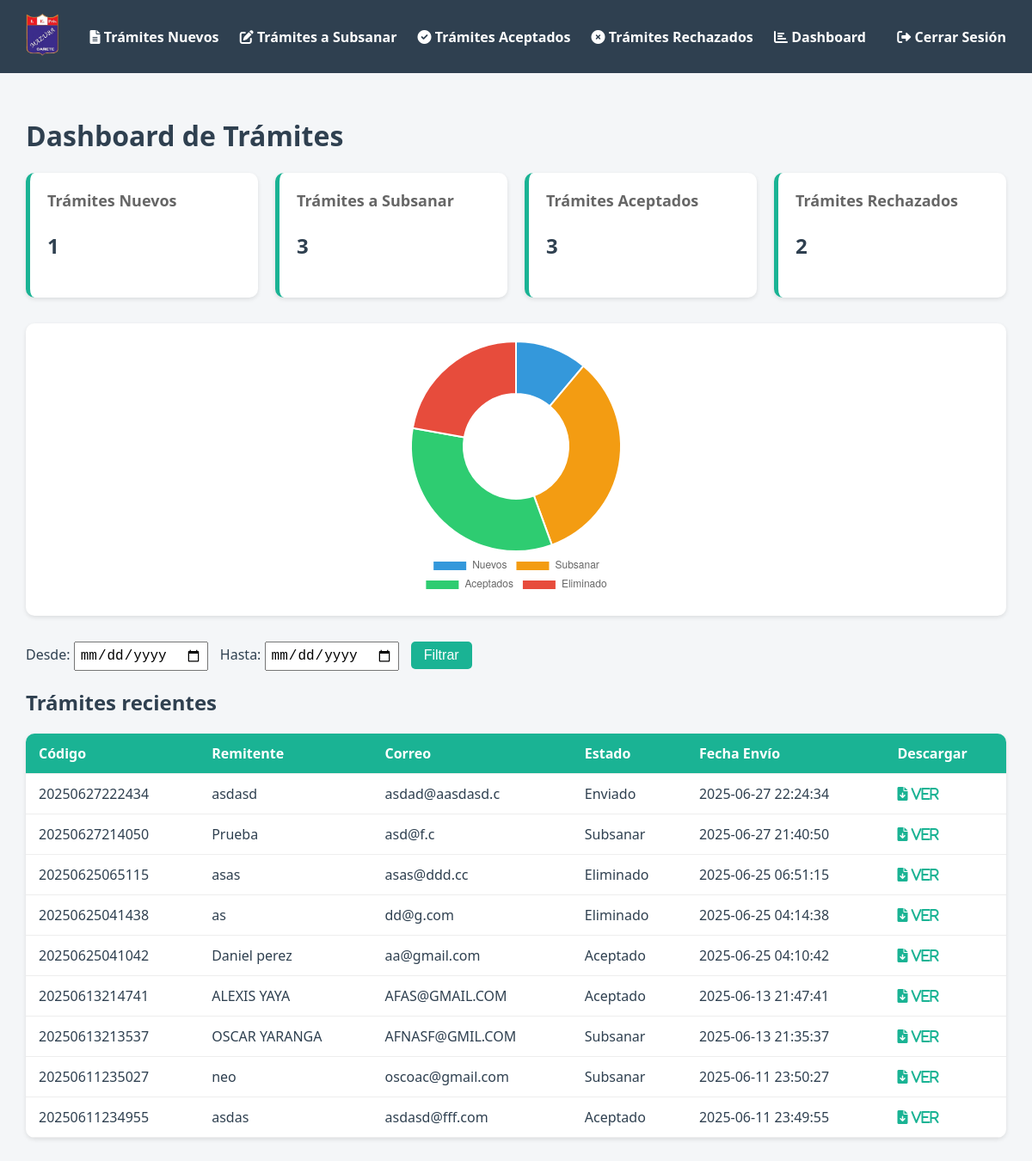
The page /SISTRAMITESNUEVO/view/Admin/dashboardAdmin.php (signed in) on the database as committed earlier.
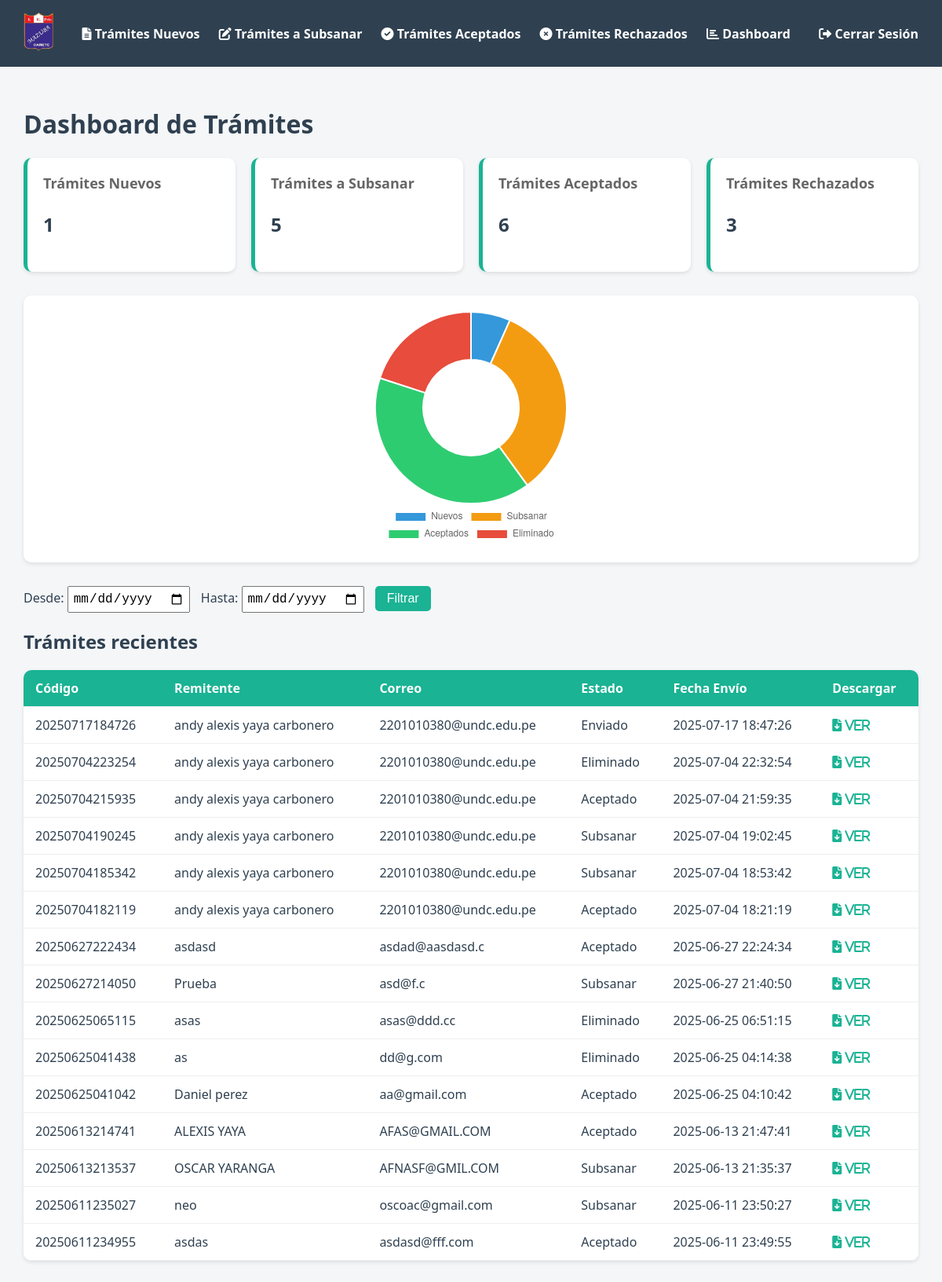
The same page on the database as committed later.
### tables this page shows
CREATE TABLE `tramites` (
  `id` int NOT NULL,
  `codigo_tramite` varchar(20) NOT NULL,
  `Remitente` varchar(100) NOT NULL,
  `email` varchar(100) NOT NULL,
  `documento_identidad` varchar(20) NOT NULL,
  `telefono` varchar(20) DEFAULT NULL,
  `fecha_envio` datetime NOT NULL,
  `fecha_recepcion` varchar(50) NOT NULL,
  `archivo` varchar(255) NOT NULL,
  `comprobante` varchar(255) DEFAULT NULL,
  `Estado` varchar(50) NOT NULL,
  `mensaje` text NOT NULL
);

### SISTRAMITESNUEVO/view/Admin/dashboardAdmin.php (the view, shortened to what this page needs)
<?php
$servername = "localhost";
$username = "root";
$password = "root";
$dbname = "sistemacolegio";
$conn = new mysqli($servername, $username, $password, $dbname);
$estados = ['Enviado', 'Subsanar', 'Aceptado', 'Eliminado'];
$conteos = [];
foreach ($estados as $estado) {
    $sql = "SELECT COUNT(*) as total FROM tramites WHERE Estado = '$estado'";
    $result = $conn->query($sql);
    $row = $result->fetch_assoc();
    $conteos[$estado] = $row['total'];
}
$filtro = "";
$fechaInicio = isset($_GET['fecha_inicio']) ? $_GET['fecha_inicio'] : '';
$fechaFin = isset($_GET['fecha_fin']) ? $_GET['fecha_fin'] : '';
$sqlUltimos = "SELECT * FROM tramites $filtro ORDER BY fecha_envio DESC";
$resultUltimos = $conn->query($sqlUltimos);
$ultimosTramites = [];
while ($row = $resultUltimos->fetch_assoc()) {
    $ultimosTramites[] = $row;
}
?>
<!DOCTYPE html>
<html lang="es">
<head>
    <link rel="stylesheet" href="https://cdnjs.cloudflare.com/ajax/libs/font-awesome/6.0.0-beta3/css/all.min.css">
</head>
<body>
    <header>
        <div class="logo">
            <img src="../../logo.png" alt="">
        </div>
        <div class="itemsNav">
            <a href="../Admin/tramiteNuevosAdmin.php"><i class="fas fa-file-alt"></i> Trámites Nuevos</a>
            <a href="../Admin/tramiteSubsanarAdmin.php"><i class="fas fa-edit"></i> Trámites a Subsanar</a>
            <a href="../Admin/tramiteAceptadosAdmin.php"><i class="fas fa-check-circle"></i> Trámites Aceptados</a>
            <a href="../Admin/tramiteRechazadosAdmin.php"><i class="fas fa-times-circle"></i> Trámites Rechazados</a>
            <a href="dashboardAdmin.php"><i class="fas fa-chart-bar"></i> Dashboard</a>
        </div>
        <div class="itemsPerfil">
            <a href="../../php/logout.php"><i class="fas fa-sign-out-alt"></i> Cerrar Sesión</a>
        </div>
    </header>
    <main>
        <h1>Dashboard de Trámites</h1>
        <div class="cards">
            <div class="card">
                <h2>Trámites Nuevos</h2>
                <p><?php echo $conteos['Enviado']; ?></p>
            </div>
            <div class="card">
                <h2>Trámites a Subsanar</h2>
                <p><?php echo $conteos['Subsanar']; ?></p>
            </div>
            <div class="card">
                <h2>Trámites Aceptados</h2>
                <p><?php echo $conteos['Aceptado']; ?></p>
            </div>
            <div class="card">
                <h2>Trámites Rechazados</h2>
                <p><?php echo $conteos['Eliminado']; ?></p>
            </div>
        </div>
        <div class="grafico-container">
            <canvas id="graficoTramites"></canvas>
        </div>
        <div class="filtro-fecha">
            <form method="GET">
                <label for="fecha_inicio">Desde: </label>
                <input type="date" name="fecha_inicio" id="fecha_inicio" value="<?php echo $fechaInicio; ?>">
                <label for="fecha_fin">Hasta: </label>
                <input type="date" name="fecha_fin" id="fecha_fin" value="<?php echo $fechaFin; ?>">
                <button type="submit">Filtrar</button>
            </form>
        </div>
        <h2>Trámites <?php echo ($fechaInicio && $fechaFin) ? "filtrados" : "recientes"; ?></h2>
        <table>
            <thead>
                <tr>
                    <th>Código</th>
                    <th>Remitente</th>
                    <th>Correo</th>
                    <th>Estado</th>
                    <th>Fecha Envío</th>
                    <th>Descargar</th>
                </tr>
            </thead>
            <tbody>
                <?php foreach ($ultimosTramites as $t) : ?>
                    <tr>
                        <td><?php echo htmlspecialchars($t['codigo_tramite']); ?></td>
                        <td><?php echo htmlspecialchars($t['Remitente']); ?></td>
                        <td><?php echo htmlspecialchars($t['email']); ?></td>
                        <td><?php echo htmlspecialchars($t['Estado']); ?></td>
                        <td><?php echo htmlspecialchars($t['fecha_envio']); ?></td>
                                <td>
        <a href="../../pdf/<?php echo htmlspecialchars($t['archivo']); ?>" download>
            <i class="fas fa-file-download" style="color: #1ab394;"> VER</i>
        </a>
    </td>
                <?php endforeach; ?>
            </tbody>
        </table>
    </main>
    <script>
        const ctx = document.getElementById('graficoTramites').getContext('2d');
        new Chart(ctx, {
            type: 'doughnut',
            data: {
                labels: ['Nuevos', 'Subsanar', 'Aceptados', 'Eliminado'],
                datasets: [{
                    data: [
                        <?php echo $conteos['Enviado']; ?>,
                        <?php echo $conteos['Subsanar']; ?>,
                        <?php echo $conteos['Aceptado']; ?>,
                        <?php echo $conteos['Eliminado']; ?>
                    ],
                    backgroundColor: [
                        '#3498db', '#f39c12', '#2ecc71', '#e74c3c'
                    ]
                }]
            },
            options: {
                responsive: true,
                plugins: {
                    legend: {
                        position: 'bottom'
                    },
                    tooltip: {
                        callbacks: {
                            label: function(context) {
                                const label = context.label || '';
                                const value = context.parsed;
                                return label + ': ' + value;
                            }
                        }
                    }
                }
            }
        });
    </script>
</body>
</html>

### SISTRAMITESNUEVO/view/Admin/dashboardAdmin.php (style rules this page uses)
body { margin: 0; font-family: 'Segoe UI', sans-serif; background-color: #f4f6f8; color: #2f4050; }
header { background-color: #2f4050; color: white; padding: 15px 30px; display: flex; justify-content: space-between; align-items: center; }
header .logo img { height: 50px; }
.itemsNav a, .itemsPerfil a { color: white; margin-left: 20px; text-decoration: none; font-weight: bold; }
main { padding: 30px; max-width: 1200px; margin: auto; }
.cards { display: flex; gap: 20px; margin-bottom: 30px; flex-wrap: wrap; }
.card { flex: 1 1 200px; background-color: white; border-left: 5px solid #1ab394; padding: 20px; border-radius: 10px; box-shadow: 0 2px 5px rgba(0,0,0,0.1); }
.card h2 { margin: 0 0 5px; font-size: 18px; color: #666; }
.card p { font-size: 24px; font-weight: bold; }
.grafico-container { margin-bottom: 30px; background-color: white; padding: 20px; border-radius: 10px; box-shadow: 0 2px 5px rgba(0,0,0,0.1); text-align: center; }
canvas { max-width: 300px; margin: auto; }
.filtro-fecha { margin-bottom: 20px; }
.filtro-fecha input[type="date"] { padding: 5px; font-size: 16px; margin-right: 10px; }
.filtro-fecha button { padding: 7px 15px; font-size: 16px; background-color: #1ab394; color: white; border: none; border-radius: 5px; cursor: pointer; }
table { width: 100%; border-collapse: collapse; background-color: white; border-radius: 10px; overflow: hidden; box-shadow: 0 2px 5px rgba(0,0,0,0.1); }
th, td { padding: 12px 15px; text-align: left; border-bottom: 1px solid #eee; }
th { background-color: #1ab394; color: white; }

Rows that differ between the two databases and show on the page:
added tramites: codigo_tramite "20250717184726", Remitente "andy alexis yaya carbonero", email "2201010380@undc.edu.pe", Estado "Enviado", fecha_envio "2025-07-17 18:47:26"
added tramites: codigo_tramite "20250704223254", Remitente "andy alexis yaya carbonero", email "2201010380@undc.edu.pe", Estado "Eliminado", fecha_envio "2025-07-04 22:32:54"
added tramites: codigo_tramite "20250704215935", Remitente "andy alexis yaya carbonero", email "2201010380@undc.edu.pe", Estado "Aceptado", fecha_envio "2025-07-04 21:59:35"
added tramites: codigo_tramite "20250704190245", Remitente "andy alexis yaya carbonero", email "2201010380@undc.edu.pe", Estado "Subsanar", fecha_envio "2025-07-04 19:02:45"
added tramites: codigo_tramite "20250704185342", Remitente "andy alexis yaya carbonero", email "2201010380@undc.edu.pe", Estado "Subsanar", fecha_envio "2025-07-04 18:53:42"
added tramites: codigo_tramite "20250704182119", Remitente "andy alexis yaya carbonero", email "2201010380@undc.edu.pe", Estado "Aceptado", fecha_envio "2025-07-04 18:21:19"
changed tramites "asdasd": Estado "Enviado" → "Aceptado"
Other text that changed with them:
$conteos['Subsanar']: "3" → "5"
$conteos['Aceptado']: "3" → "6"
$conteos['Eliminado']: "2" → "3"
chart data {{ $conteos['Subsanar'] }}: 3 → 5
chart data {{ $conteos['Aceptado'] }}: 3 → 6
chart data {{ $conteos['Eliminado'] }}: 2 → 3
